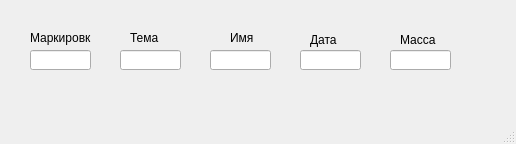
<?xml version="1.0" encoding="UTF-8"?>
<ui version="4.0">
 <class>MainWindow</class>
 <widget class="QMainWindow" name="MainWindow">
  <property name="geometry">
   <rect>
    <x>0</x>
    <y>0</y>
    <width>516</width>
    <height>144</height>
   </rect>
  </property>
  <property name="windowTitle">
   <string>MainWindow</string>
  </property>
  <widget class="QWidget" name="centralwidget">
   <widget class="QLabel" name="label">
    <property name="geometry">
     <rect>
      <x>130</x>
      <y>30</y>
      <width>61</width>
      <height>16</height>
     </rect>
    </property>
    <property name="text">
     <string>Тема</string>
    </property>
   </widget>
   <widget class="QLineEdit" name="lineEdit">
    <property name="geometry">
     <rect>
      <x>120</x>
      <y>50</y>
      <width>61</width>
      <height>20</height>
     </rect>
    </property>
   </widget>
   <widget class="QLineEdit" name="lineEdit_2">
    <property name="geometry">
     <rect>
      <x>210</x>
      <y>50</y>
      <width>61</width>
      <height>20</height>
     </rect>
    </property>
   </widget>
   <widget class="QLabel" name="label_2">
    <property name="geometry">
     <rect>
      <x>230</x>
      <y>30</y>
      <width>31</width>
      <height>16</height>
     </rect>
    </property>
    <property name="text">
     <string>Имя</string>
    </property>
   </widget>
   <widget class="QLineEdit" name="lineEdit_3">
    <property name="geometry">
     <rect>
      <x>300</x>
      <y>50</y>
      <width>61</width>
      <height>20</height>
     </rect>
    </property>
   </widget>
   <widget class="QLabel" name="label_3">
    <property name="geometry">
     <rect>
      <x>310</x>
      <y>30</y>
      <width>41</width>
      <height>20</height>
     </rect>
    </property>
    <property name="text">
     <string>Дата</string>
    </property>
   </widget>
   <widget class="QLineEdit" name="lineEdit_4">
    <property name="geometry">
     <rect>
      <x>30</x>
      <y>50</y>
      <width>61</width>
      <height>20</height>
     </rect>
    </property>
   </widget>
   <widget class="QLabel" name="label_4">
    <property name="geometry">
     <rect>
      <x>30</x>
      <y>30</y>
      <width>61</width>
      <height>16</height>
     </rect>
    </property>
    <property name="text">
     <string>Маркировка</string>
    </property>
   </widget>
   <widget class="QLabel" name="label_5">
    <property name="geometry">
     <rect>
      <x>400</x>
      <y>30</y>
      <width>41</width>
      <height>20</height>
     </rect>
    </property>
    <property name="text">
     <string>Масса</string>
    </property>
   </widget>
   <widget class="QLineEdit" name="lineEdit_5">
    <property name="geometry">
     <rect>
      <x>390</x>
      <y>50</y>
      <width>61</width>
      <height>20</height>
     </rect>
    </property>
   </widget>
  </widget>
  <widget class="QStatusBar" name="statusbar"/>
 </widget>
 <resources/>
 <connections/>
</ui>
